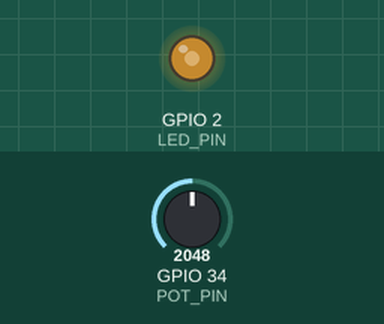
Recording of a sketch running on a simulated ESP32. On the bench: output pins drawn as LEDs (lit = HIGH). Inputs (shaded band) come from the test bench; at power-on: GPIO 34 (POT_PIN) = 2048. WiFi joins after 1.5 s; servers stay silent unless stated.

Above: at 3.0 s.
3.1 s: GPIO 34 (POT_PIN) set to 2866
At 5.0 s:
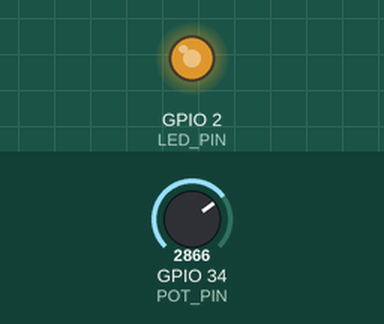
5.3 s: GPIO 34 (POT_PIN) set to 3603
At 6.7 s:
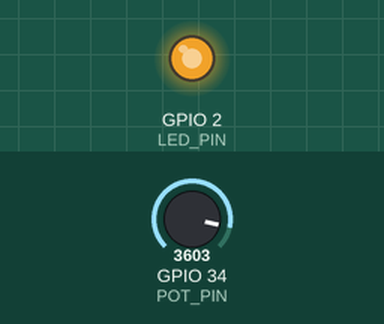
7.3 s: GPIO 34 (POT_PIN) set to 491
At 8.2 s:
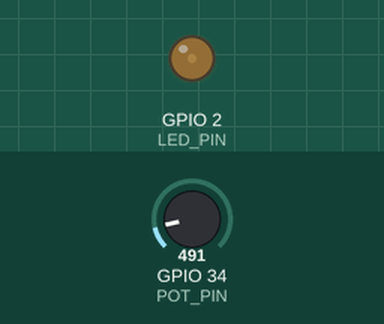
9.3 s: GPIO 34 (POT_PIN) set to 2047
At 10.9 s:
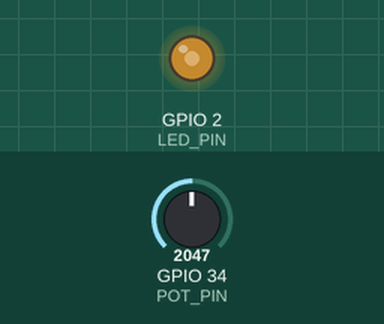
Timing chart, 0 to 12.3 s (numbered marks = the images above; inputs shaded):
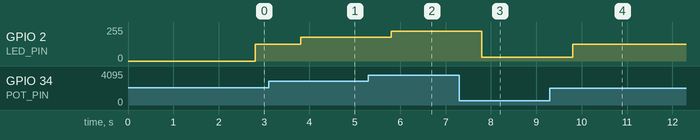

Measured:
- after the input at 3.1 s, GPIO 2 (LED_PIN): 127/255 → 178/255 after 0.70 s
- after the input at 5.3 s, GPIO 2 (LED_PIN): 178/255 → 224/255 after 0.50 s
- after the input at 7.3 s, GPIO 2 (LED_PIN): 224/255 → 30/255 after 0.50 s
- after the input at 9.3 s, GPIO 2 (LED_PIN): 30/255 → 127/255 after 0.50 s

The sketch:

_3photoresistorLed.ino
```cpp
#define BLYNK_TEMPLATE_ID "TMPL6KwPlP-1b"
#define BLYNK_TEMPLATE_NAME "Potentiometer"
#define BLYNK_AUTH_TOKEN "DljHVhw1IHVk2fzM22EArSx5PsE125mm"

#include <WiFi.h>
#include <BlynkSimpleEsp32.h>

char auth[] = "DljHVhw1IHVk2fzM22EArSx5PsE125mm";
char ssid[] = "";
char pass[] = "";

#define POT_PIN 34
#define LED_PIN 2

BlynkTimer timer;

void sendSensorData() {
  int potValue = analogRead(POT_PIN);
  int ledValue = map(potValue, 0, 4095, 0, 255);
  analogWrite(LED_PIN, ledValue);
  Blynk.virtualWrite(V1, potValue);
}

void setup() {
  // Inisialisasi serial, Blynk, dan pin LED
  Serial.begin(115200);
  Blynk.begin(auth, ssid, pass);
  pinMode(LED_PIN, OUTPUT);

  // Atur timer untuk mengirim data secara berkala
  timer.setInterval(1000L, sendSensorData);
}

void loop() {
  Blynk.run();
  timer.run();
}
```
